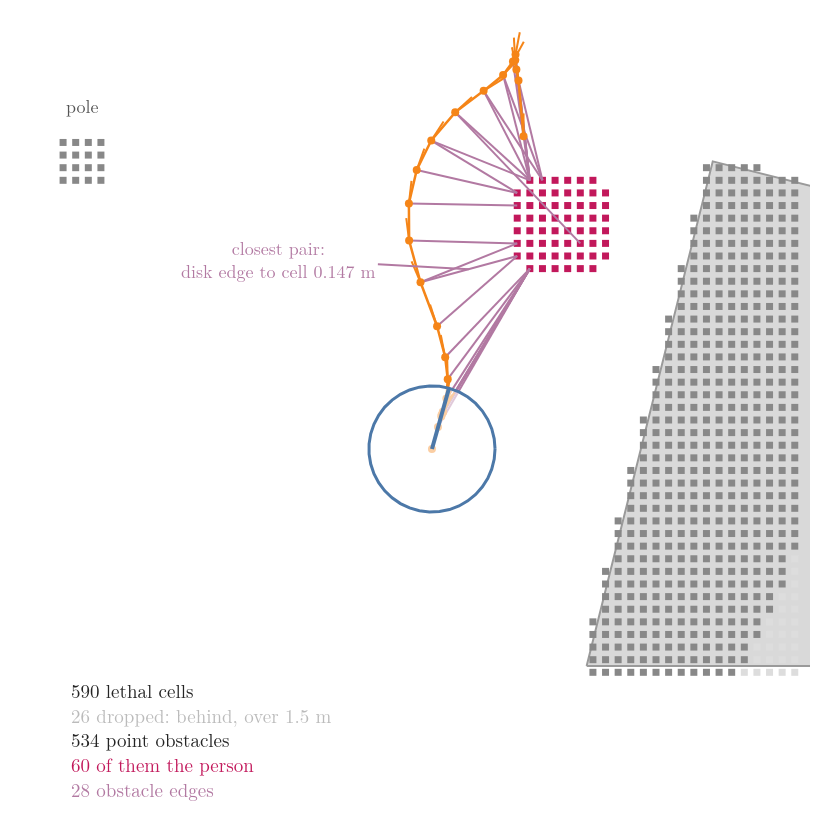

Source code (Python):
"""Step 2 on numbers, at 2.4 s: every lethal cell of the local costmap (grey squares; the person's 60 cells pink)
becomes a point obstacle, except the cells behind the robot and more than 1.5 m away (pale, dropped). Orange: the
band TEB picks in this cycle, after optimising; purple lines join each pose to the obstacle points its obstacle edges
use (the nearest on its left and on its right within 0.5 m, and any closer than 0.15 m). The closest pair is marked.
Run -> obstacles.png"""
import math
from pathlib import Path

import bandkit as bk
import numpy as np
import plotly.graph_objects as go
import roomdraw as rd
import tebkit as tk
from gifkit import BLUE, FONT, ORANGE, PURPLE

here = Path(__file__).parent
c = tk.results()["person"][24]
x, cells, ob = c["x"], c["cm"]["cells"], c["obst"]
pl = c["planner"]
b = pl["candidates"][pl["best"]]
idx, O = b.associate(ob)
dd = np.hypot(*(b.P[idx, :2] - O).T) - tk.R_ROBOT
j = int(np.argmin(dd))
d_ = cells - x[:2]
behind = ((d_ @ [math.cos(x[2]), math.sin(x[2])]) < 0) & (np.hypot(*d_.T) > 1.5)
pers = np.hypot(*(cells - bk.PERSON).T) <= bk.PERSON_R + 0.025
assert len(cells) == 590 and len(ob) == 534 and behind.sum() == 26 and pers.sum() == 60 and len(idx) == 28
assert round(float(dd[j]), 3) == 0.147

fig = go.Figure()
rd.room(fig, band=False)
for m, col in ((~behind & ~pers, "#888888"), (behind, "#DDDDDD"), (pers, "#C2185B")):
    fig.add_trace(go.Scatter(x=cells[m, 0], y=cells[m, 1], mode="markers", marker=dict(symbol="square", size=7, color=col)))
xs, ys = [], []
for i, o in zip(idx, O):
    xs += [b.P[i, 0], o[0], None]
    ys += [b.P[i, 1], o[1], None]
fig.add_trace(go.Scatter(x=xs, y=ys, mode="lines", line=dict(color=PURPLE, width=2)))
rd.band(fig, b.P, ORANGE, size=8)
rd.robot(fig, *x, BLUE)
fig.add_annotation(x=bk.POLES[0][0], y=bk.POLES[0][1] + 0.22, text="pole", showarrow=False, font=dict(size=18, color="#555555"))
i = idx[j]
fig.add_annotation(x=(b.P[i, 0] + O[j, 0]) / 2, y=(b.P[i, 1] + O[j, 1]) / 2, ax=-190, ay=-10,
                   text=f"closest pair:<br>disk edge to cell {dd[j]:.3f} m", font=dict(size=18, color=PURPLE),
                   arrowcolor=PURPLE, arrowwidth=2, bgcolor="rgba(255,255,255,0.9)")
lines = [f"{len(cells)} lethal cells", f"<span style='color:#BBBBBB'>{int(behind.sum())} dropped: behind, over 1.5 m</span>",
         f"{len(ob)} point obstacles", f"<span style='color:#C2185B'>{int(pers.sum())} of them the person</span>",
         f"<span style='color:{PURPLE}'>{len(idx)} obstacle edges</span>"]
fig.add_annotation(x=0.95, y=0.45, text="<br>".join(lines), showarrow=False, xanchor="left", yanchor="bottom",
                   align="left", font=dict(size=19), bgcolor="rgba(255,255,255,0.9)")
rd.zoom(fig, (0.75, 3.85), (0.35, 3.6))
fig.update_layout(template="simple_white", font=FONT, width=820, height=840, showlegend=False,
                  margin=dict(l=10, r=10, t=10, b=10))
fig.write_image(here / "obstacles.png")
